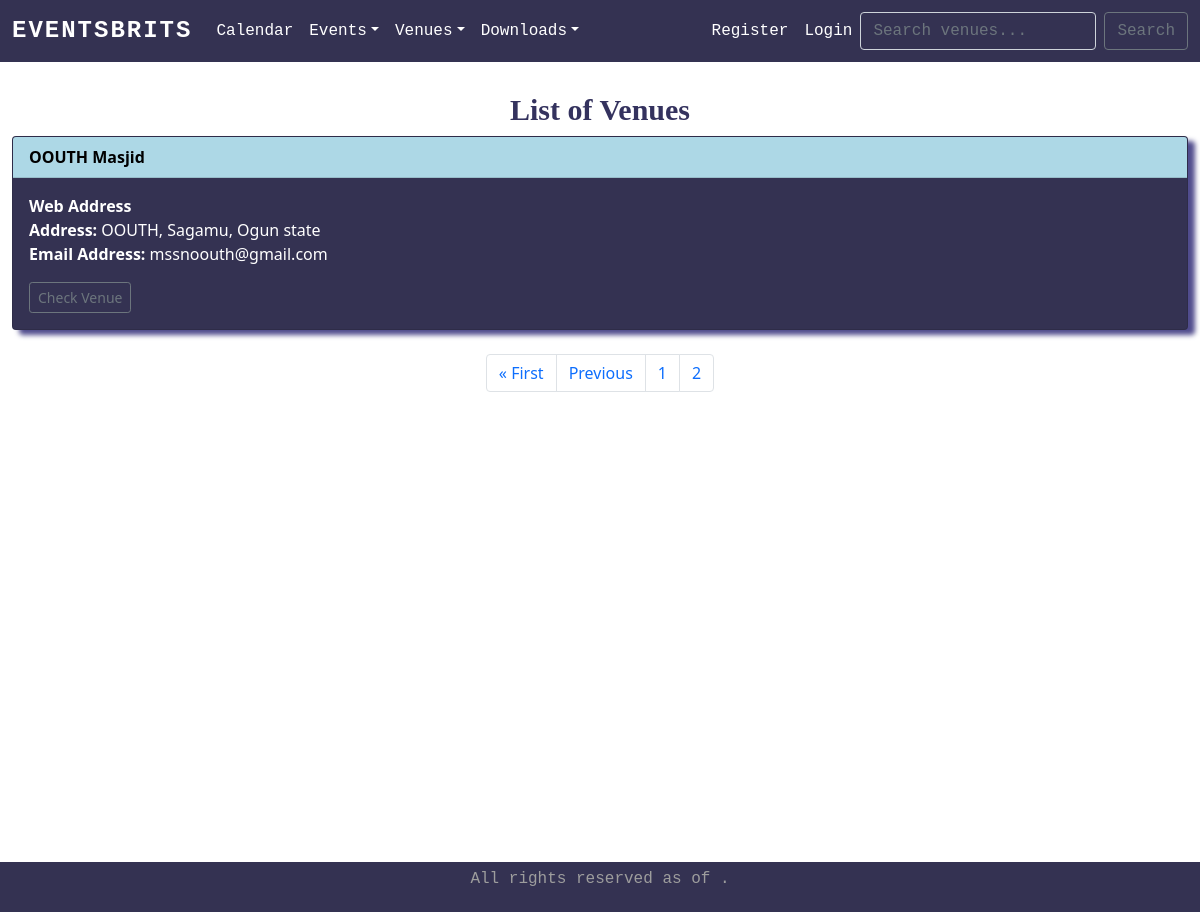
Page /list_venues?page=2 on the earlier database version.
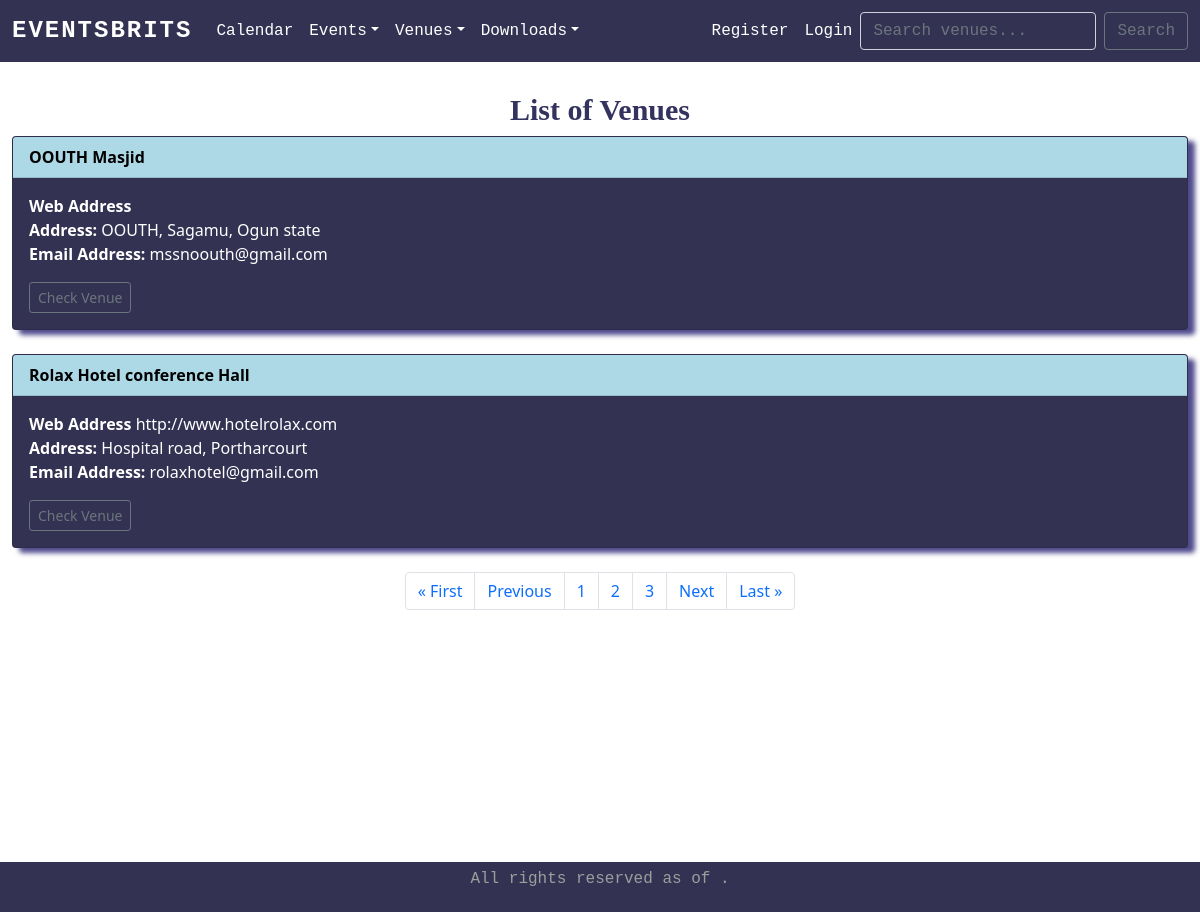
Same page on the later database version.
### firstapp/models.py (models this page shows)
class Venue(models.Model):
    name = models.CharField('Venue Name', max_length=120)
    address = models.CharField( max_length=300)
    zip_code = models.CharField('Zip Code', max_length=15, blank=True)
    phone = models.CharField('Contact Phone', max_length=25)
    web = models.URLField('Website Address', blank=True)
    email_address = models.EmailField('Email Address')
    capacity = models.CharField('Capacity', max_length=15, blank=False)
    owner = models.IntegerField('Venue Owner', blank=False, default=1)
    venue_image = models.ImageField(null=True, blank=True, upload_to="images/")
    def __str__(self):
        return self.name

### firstapp/views.py (the view)
# urls.py: path('list_venues', views.list_venues, name='list-venues'),
def list_venues(request):
    venue_list = Venue.objects.all().order_by('name')
    p = Paginator(Venue.objects.all().order_by('name'), 2)
    page = request.GET.get('page')
    venues = p.get_page(page)
    nums = "a" * venues.paginator.num_pages
    return render(request, 'firstapp/venues.html', {'venue_list': venue_list, 'venues': venues, 'nums': nums})

### firstapp/templates/firstapp/venues.html
{% extends 'firstapp/base.html' %}
{% block content %}
    <h1 style="text-align:center; margin-top: 1em;">List of Venues</h1>
    {% for venue in venues %}
    <section class="card" style="background-color: #343252; color: #fff; box-shadow: 7px 5px 5px #504c8d;">
        <div class="card-header">
            <strong><a style="color: black;" href="{% url 'show-venue' venue.id %}">{{ venue }}</a></strong>
        </div>
        <div class="card-body">
            <p class="card-text">
                <b>Web Address</b> <a style="color: #fff;" href="{{ venue.web}}">{{ venue.web }}</a> <br />
                <b>Address:</b> {{ venue.address }} <br />
                <b>Email Address:</b> <a style="color: #fff;" href="{{ venue.email_address}}">{{ venue.email_address }}</a> <br />
            </p>
            <a href="{% url 'show-venue' venue.id %}" class="btn btn-outline-secondary btn-sm"> Check Venue </a>
        </div>
    </section> <br />
    {% endfor %}
    <nav aria-label="Page-navigation example">
        <ul class="pagination justify-content-center">
            {% if venues.has_previous %}
                <li class="page-item"> <a class="page-link" href="?page=1">&laquo; First</a> </li>
                <li class="page-item"> <a class="page-link" href="?page={{ venues.previous_page_number }}">Previous</a> </li>
            {% endif %}
            {% for i in nums %}
                <li class="page-item"> <a class="page-link" href="?page={{ forloop.counter }}">{{ forloop.counter }}</a> </li>
            {% endfor %}
            {% if venues.has_next %}
                <li class="page-item"> <a class="page-link" href="?page={{ venues.next_page_number }}">Next</a> </li>
                <li class="page-item"> <a class="page-link" href="?page={{ venues.paginator.num_pages }}">Last &raquo;</a> </li>
            {% endif %}
        </ul>
    </nav>
{% endblock %}

Differences in the rows shown:
added Venue: name "Rolax Hotel conference Hall", web "http://www.hotelrolax.com", address "Hospital road, Portharcourt", email_address "rolaxhotel@gmail.com"
Other differences:
new list line: "3"
text now shown: "Next Last »"
